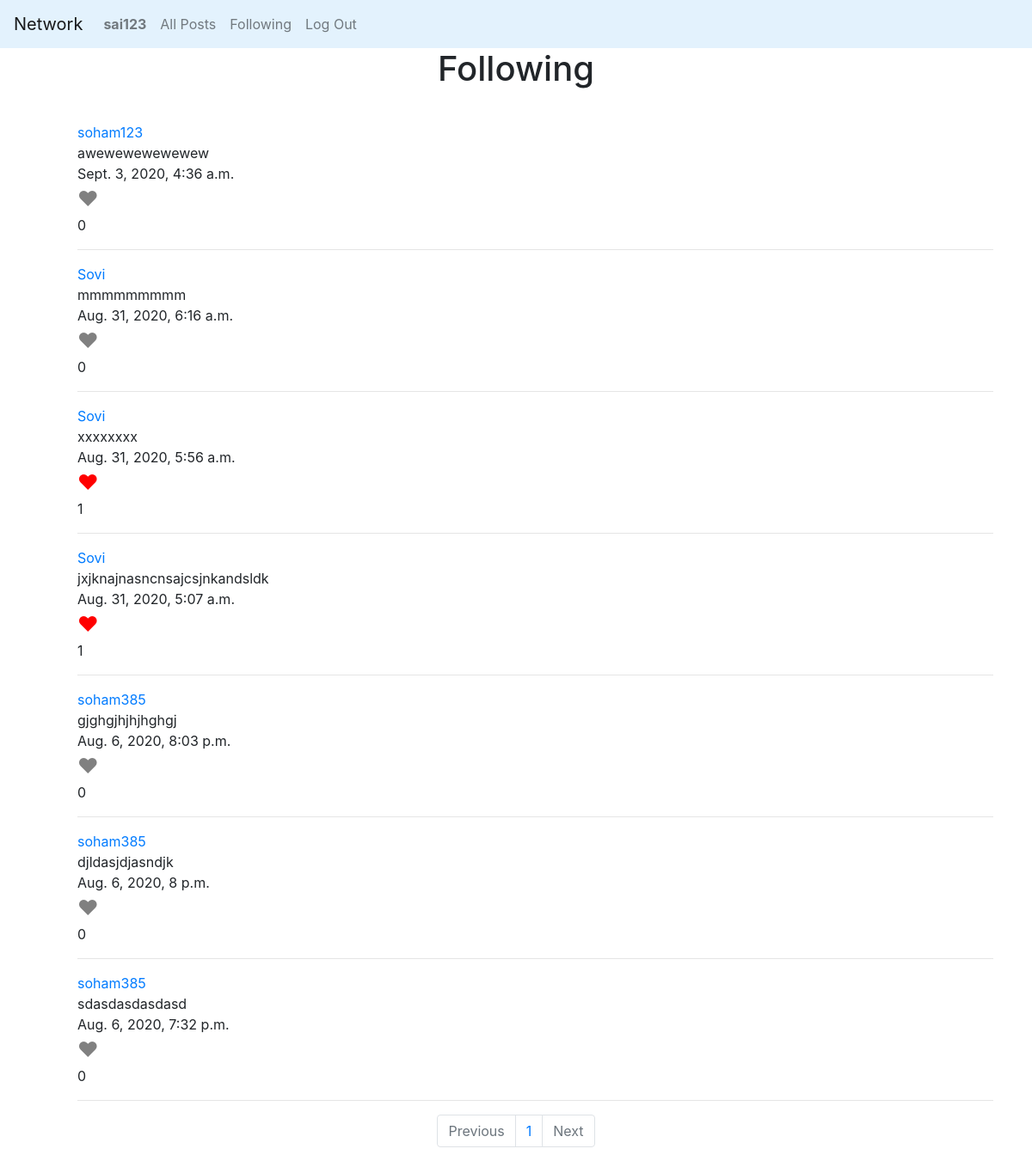
/following (signed in), run on the app's committed database.
### network/models.py (models this page shows, shortened)
class User(AbstractUser):
    pass

class Post(models.Model):
    userp = models.ForeignKey(User, on_delete=models.CASCADE, related_name="posts")
    content = models.CharField(max_length=3000)
    timestamp = models.DateTimeField(auto_now_add=True)
    userl = models.ManyToManyField(User, null=True)

### network/views.py (the view)
# urls.py: path("following",views.following,name="following"),
def following(request):
    users = Follower.objects.get(user = request.user).following.all()
    print(users)
    l1 = Post.objects.none()
    for i in users:
        l2 = Post.objects.filter(userp = i).all()
        l1 = l1 | l2
    print(l1)
    posts = l1.order_by("-timestamp").all()
    paginator = Paginator(posts, per_page=10)
    page_number = request.GET.get('page', 1)
    page_obj = paginator.get_page(page_number)
    return render(request,"network/following.html",{
        "page_obj":page_obj,"paginator":paginator
    })

### network/templates/network/following.html (shortened to what this page needs)
{% extends "network/layout.html" %}
{% load static %}
{% block body %}
    <h1 align="center">Following</h1>
    <div class="container" style="padding-left:60px;padding-top:30px">
        <div id="posts">
        {% for post in page_obj %}
            <div><a href="{% url 'profile' userq=post.userp.id %}" >{{ post.userp }}</a></div>
            <div id="{{ post.id }}c">{{ post.content }}</div>
            <div>{{ post.timestamp }}</div>
            <div id="post_name">
                {% if request.user in post.userl.all %}
                <a class="likeu" style="cursor: pointer"><span id="{{ post.id }}" class="likeu1" style="font-size:24px;color:red">&hearts;</span></a>
                {% else %}
                <a class="likeu" style="cursor: pointer"><span id="{{ post.id }}" class="likeu1" style="font-size:24px;color:grey">&hearts;</span></a>
                {% endif %}
                <p id="{{ post.id }}l">{{ post.userl.all.count }}</p>
            </div>
            <hr>
        {% endfor %}
      </div>
    </div>
    <nav aria-label="Page navigation example">
      <ul class="pagination justify-content-center">
           {% if page_obj.has_previous %}
                <li class="page-item">
                <a class="page-link" href="?page={{ page_obj.previous_page_number }}" tabindex="-1" aria-disabled="false" >Previous</a>
                </li>
           {% else %}
                <li class="page-item disabled">
                <a class="page-link" href="#" tabindex="-1" aria-disabled="true" >Previous</a>
                </li>
            {% endif %}
          <li class="page-item"><a class="page-link" href="?page={{ page_obj.number }}">{{ page_obj.number }}</a></li>
            {% if page_obj.has_next %}
                <li class="page-item">
                <a class="page-link" href="?page={{ page_obj.next_page_number }}">Next</a>
                </li>
            {% else %}
                <li class="page-item disabled">
                <a class="page-link" href="#" aria-disabled="true">Next</a>
                </li>
            {% endif %}
      </ul>
    </nav>
{% endblock %}

### network/templates/network/layout.html (shortened to what this page needs)
{% load static %}
<!DOCTYPE html>
<html lang="en">
    <head>
        <link rel="stylesheet" href="https://stackpath.bootstrapcdn.com/bootstrap/4.4.1/css/bootstrap.min.css">
        <link href="{% static 'network/styles.css' %}" rel="stylesheet">
    </head>
    <body>
        <nav class="navbar navbar-expand-lg navbar-light" style="background-color: #e3f2fd">
            <a class="navbar-brand" href="{% url 'index' %}">Network</a>
            <div>
              <ul class="navbar-nav mr-auto">
                {% if user.is_authenticated %}
                    <li class="nav-item">
                        <a class="nav-link" href="#"><strong>{{ user.username }}</strong></a>
                    </li>
                {% endif %}
                <li class="nav-item">
                  <a class="nav-link" href="{% url 'index' %}">All Posts</a>
                </li>
                {% if user.is_authenticated %}
                    <li class="nav-item">
                        <a class="nav-link" href="{% url 'following' %}">Following</a>
                    </li>
                    <li class="nav-item">
                        <a class="nav-link" href="{% url 'logout' %}">Log Out</a>
                    </li>
                {% endif %}
              </ul>
            </div>
          </nav>
        <div class="body">
            {% block body %}
            {% endblock %}
        </div>
    </body>
</html>

### network/static/network/styles.css (style rules this page uses)
.likeu { cursor: pointer; }

### data on the page
User: username "sai123"
Post: userp "soham123", content "awewewewewewew", timestamp "Sept. 3, 2020, 4:36 a.m.", userl.all.count "0"
Post: userp "Sovi", content "mmmmmmmmm", timestamp "Aug. 31, 2020, 6:16 a.m.", userl.all.count "0"
Post: userp "Sovi", content "xxxxxxxx", timestamp "Aug. 31, 2020, 5:56 a.m.", userl.all.count "1"
Post: userp "Sovi", content "jxjknajnasncnsajcsjnkandsldk", timestamp "Aug. 31, 2020, 5:07 a.m.", userl.all.count "1"
Post: userp "soham385", content "gjghgjhjhjhghgj", timestamp "Aug. 6, 2020, 8:03 p.m.", userl.all.count "0"
Post: userp "soham385", content "djldasjdjasndjk", timestamp "Aug. 6, 2020, 8 p.m.", userl.all.count "0"
Post: userp "soham385", content "sdasdasdasdasd", timestamp "Aug. 6, 2020, 7:32 p.m.", userl.all.count "0"

### other printed values
{{ page_obj.number }} "1"
